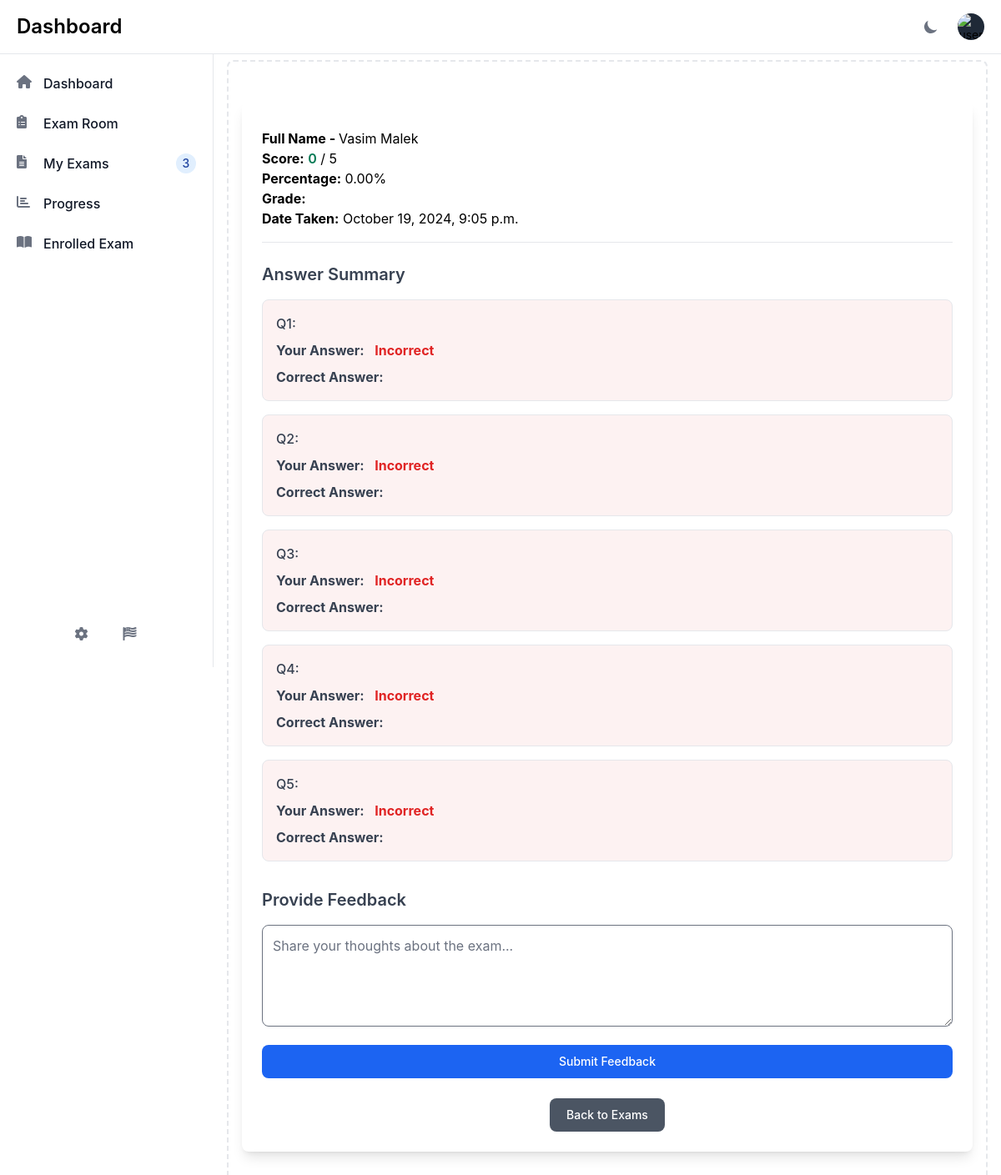
Screenshot of /quiz/results/2/ (signed in) with the database file from the repository.
### myapp/models.py (models this page shows, shortened)
class ExamResult(models.Model):
    exam = models.ForeignKey(Exam, on_delete=models.CASCADE)
    user = models.ForeignKey(CustomUser, on_delete=models.CASCADE)
    answers = models.JSONField()  # Store user answers
    score = models.IntegerField(default=0)  # Store the score or result
    date_taken = models.DateTimeField(auto_now_add=True)
    attempt_no = models.IntegerField(default=0)
    STATUS_CHOICES = [
        ('pending', 'Pending'),
        ('completed', 'Completed'),
        ('reviewed', 'Reviewed'),
    ]
    status = models.CharField(max_length=20, choices=STATUS_CHOICES, default='pending')
    def percentage(self):
        total_questions = len(self.answers)  # Assuming answers is a list of answers
        if total_questions > 0:
            return (self.score / total_questions) * 100
        return 0

class CustomUser(models.Model):
    first_name = models.CharField(max_length=100)
    last_name = models.CharField(max_length=100)
    username = models.CharField(max_length=100, unique=True)
    password = models.CharField(max_length=128, default="")
    email = models.EmailField(unique=True)  # Add unique constraint to email
    mobile = models.PositiveBigIntegerField()
    profile = models.ImageField(upload_to='profile_pictures/',default="")
    address = models.TextField(default="")
    dob = models.DateField(blank=True, null=True)
    city = models.CharField(max_length=100,default="")
    country = models.CharField(max_length=100,default="")
    is_login = models.BooleanField(default=False)
    last_login = models.DateTimeField(default=timezone.now)  # Use timezone.now
    created_at = models.DateTimeField(auto_now_add=True)
    updated_at = models.DateTimeField(auto_now=True)

### myapp/views.py (the view)
# urls.py: path('quiz/results/<int:result_id>/', results_view, name='results_view'),
def results_view(request, result_id):
    result = get_object_or_404(ExamResult, id=result_id)  # Fetch the result based on ID
    return render(request, 'results.html', {'result': result})  # Pass the result to your template

### myapp/context_processors.py (called while the page is built)
def custom_context(request):
    context = {}
    user_id = request.session.get('user_id')
    if user_id:
        try:
            user = CustomUser.objects.get(id=user_id)
            context['user'] = user
            context['exams_count'] = Exam.objects.filter(user=user).count()
        except CustomUser.DoesNotExist:
            pass
    return context

### myapp/templates/results.html (shortened to what this page needs)
{% extends "header.html" %}
{% block main %}
<div class="results-container max-w-4xl mx-auto my-8 p-6 bg-white shadow-lg rounded-lg">
    <div class="result-header border-b pb-4 mb-6">
        <p><strong>Full Name - </strong> {{ result.user.first_name }} {{ result.user.last_name }}</p>
        <p><strong>Score:</strong> <span class="score text-green-600 font-semibold">{{ result.score }}</span> /
            <span class="total">{{ result.answers|length }}</span></p>
        <p><strong>Percentage:</strong> <span class="percentage">{{ result.percentage|floatformat:2 }}%</span></p>
        <p><strong>Grade:</strong> </p>
        <p><strong>Date Taken:</strong> {{ result.date_taken|date:"F j, Y, g:i a" }}</p>
    </div>
    <div class="result-body">
        <h3 class="text-xl font-semibold text-gray-700 mb-4">Answer Summary</h3>
        <ul class="space-y-4">
            {% for question_index, answer in result.answers.items %}
                <li class="answer-item p-4 rounded-lg {% if answer.is_correct %}bg-green-50 border-green-200{% else %}bg-red-50 border-red-200{% endif %} border">
                    <div class="question-header flex justify-between">
                        <span class="question-number font-medium text-gray-700">Q{{ question_index|add:1 }}:</span>
                    </div>
                    <div class="selected-answer text-gray-700 mt-2">
                        <strong>Your Answer:</strong> {{ answer.selected_option_text }}
                        {% if answer.is_correct %}
                            <span class="correct-label ml-2 text-green-600 font-bold">Correct</span>
                        {% else %}
                            <span class="incorrect-label ml-2 text-red-600 font-bold">Incorrect</span>
                        {% endif %}
                    </div>
                    {% if not answer.is_correct %}
                    <div class="correct-answer text-gray-700 mt-2">
                        <strong>Correct Answer:</strong> {{ answer.correct_option_text }}
                    </div>
                    {% endif %}
                </li>
            {% endfor %}
        </ul>
    </div>
    <div class="result-footer mt-8">
        <h3 class="text-xl font-semibold text-gray-700 mb-4">Provide Feedback</h3>
        <form action="" method="POST">
            <div class="mb-4">
                <textarea name="feedback" placeholder="Share your thoughts about the exam..." rows="4" class="w-full p-3 border rounded-lg focus:ring-2 focus:ring-blue-500 focus:outline-none"></textarea>
            </div>
            <button type="submit" class="w-full text-white bg-blue-600 hover:bg-blue-700 focus:ring-4 focus:ring-blue-300 font-medium rounded-lg text-sm px-5 py-2.5 text-center">Submit Feedback</button>
        </form>
    </div>
    <div class="text-center mt-6">
        <a href="{% url 'all-exams' %}" class="inline-block text-white bg-gray-600 hover:bg-gray-700 focus:ring-4 focus:ring-gray-300 font-medium rounded-lg text-sm px-5 py-2.5 text-center">Back to Exams</a>
    </div>
</div>
{% endblock main %}

### rows the page displays
ExamResult: user.first_name "Vasim", user.last_name "Malek", score "0", answers|length "5", percentage "0.00", date_taken "October 19, 2024, 9:05 p.m."

### other values shown
{{ exams_count }} "3"
{{ question_index|add:1 }} "1" "2" "3" "4" "5"
